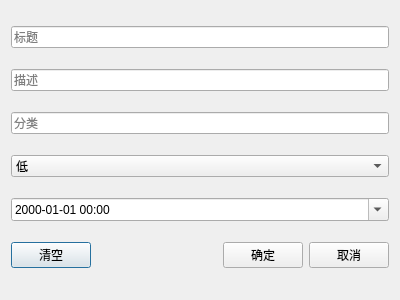
<?xml version="1.0" encoding="UTF-8"?>
<ui version="4.0">
 <class>TodoCreateDialog</class>
 <widget class="QDialog" name="TodoCreateDialog">
  <property name="geometry">
   <rect>
    <x>0</x>
    <y>0</y>
    <width>400</width>
    <height>300</height>
   </rect>
  </property>
  <property name="windowTitle">
   <string>创建待办事项</string>
  </property>
  <layout class="QVBoxLayout" name="verticalLayout">
   <item>
    <widget class="QLineEdit" name="titleInput">
     <property name="placeholderText">
      <string>标题</string>
     </property>
    </widget>
   </item>
   <item>
    <widget class="QLineEdit" name="descriptionInput">
     <property name="placeholderText">
      <string>描述</string>
     </property>
    </widget>
   </item>
   <item>
    <widget class="QLineEdit" name="categoryInput">
     <property name="placeholderText">
      <string>分类</string>
     </property>
    </widget>
   </item>
   <item>
    <widget class="QComboBox" name="priorityInput">
     <item>
      <property name="text">
       <string>低</string>
      </property>
     </item>
     <item>
      <property name="text">
       <string>中</string>
      </property>
     </item>
     <item>
      <property name="text">
       <string>高</string>
      </property>
     </item>
    </widget>
   </item>
   <item>
    <widget class="QDateTimeEdit" name="deadlineInput">
     <property name="displayFormat">
      <string>yyyy-MM-dd HH:mm</string>
     </property>
     <property name="calendarPopup">
      <bool>true</bool>
     </property>
    </widget>
   </item>
   <item>
    <layout class="QHBoxLayout" name="buttonLayout">
     <item>
      <widget class="QPushButton" name="clearButton">
       <property name="text">
        <string>清空</string>
       </property>
      </widget>
     </item>
     <item>
      <spacer name="horizontalSpacer">
       <property name="orientation">
        <enum>Qt::Horizontal</enum>
       </property>
       <property name="sizeHint" stdset="0">
        <size>
         <width>40</width>
         <height>20</height>
        </size>
       </property>
      </spacer>
     </item>
     <item>
      <widget class="QPushButton" name="okButton">
       <property name="text">
        <string>确定</string>
       </property>
      </widget>
     </item>
     <item>
      <widget class="QPushButton" name="cancelButton">
       <property name="text">
        <string>取消</string>
       </property>
      </widget>
     </item>
    </layout>
   </item>
  </layout>
 </widget>
 <resources/>
 <connections/>
</ui>
